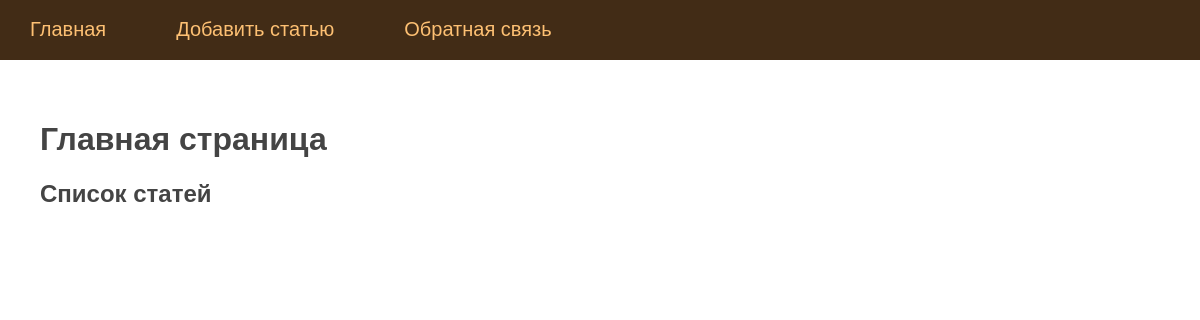
The app's page /, older data.
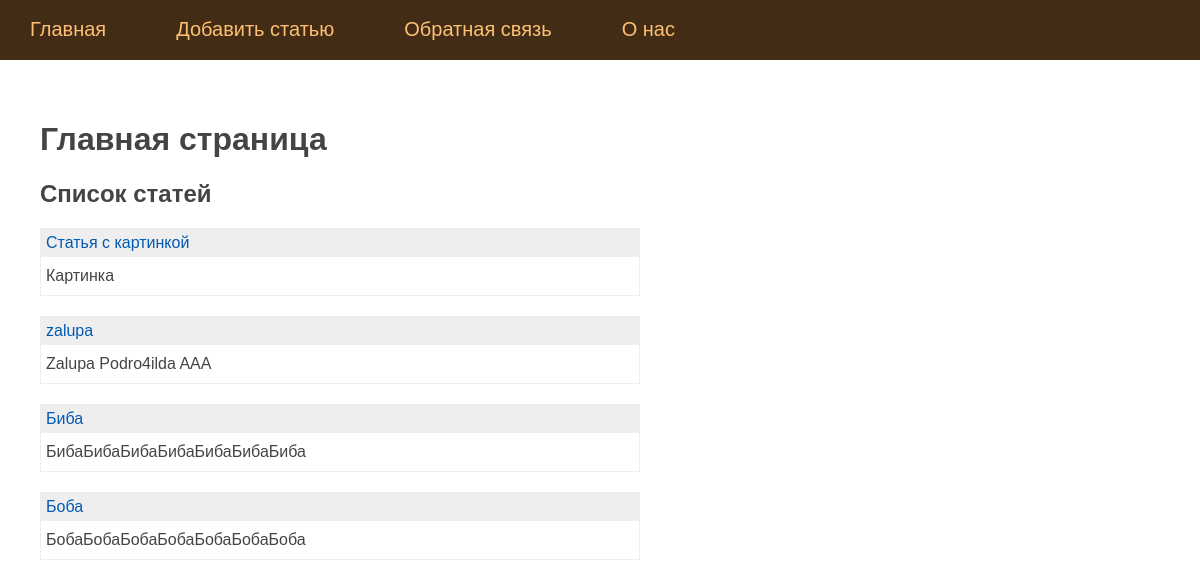
The same page, newer data.
### tables this page shows
CREATE TABLE mainmenu (
    id integer PRIMARY KEY AUTOINCREMENT,
    title text NOT NULL,
    url text NOT NULL
);

CREATE TABLE posts (
    id integer PRIMARY KEY AUTOINCREMENT,
    title text NOT NULL,
    text text NOT NULL,
    url text NOT NULL,
    time integer NOT NULL
);

### app.py (the view)
@app.route('/')
def index():
    db = get_db()
    dbase = FDataBase(db)
    posts = dbase.getPostAnonce()
    return render_template('index.html', title = 'Главная страница', menu = dbase.getMenu(), posts = dbase.getPostAnonce())

### app.py (called while the page is built)
def connect_db():
    conn = sqlite3.connect(app.config['DATABASE'])
    conn.row_factory = sqlite3.Row
    return conn

def get_db():
    if not hasattr(g, 'link_db'):
        g.link_db = connect_db()
    return g.link_db

    def getMenu(self):
        sql = '''SELECT * FROM mainmenu'''
        try:
            self.__cur.execute(sql)
            res = self.__cur.fetchall()
            if res:
                return res
        except:
            print('Ошибка чтения из БД')
        return []

    def getPostAnonce(self):
        try:
            self.__cur.execute(f'SELECT id, title, text, url FROM posts ORDER BY time DESC')
            res = self.__cur.fetchall()
            if res:
                return res
        except sqlite3.Error as e:
            print('Ошибка обращения к БД: ' + str(e))
        return[]

### templates/index.html
{% extends 'base.html' %} {% block content %} {{ super() }}
<p><h2>Список статей</h2></p>
<ul class="list-posts">
    {% for p in posts %}
    <li>
        <p class="title"><a href="{{ url_for('showPost', alias=p.url)}}">{{p.title}}</a></p>
        <p class='annonce'>{{ p.text[:50] | striptags }}</p>
    </li>
    {%endfor%}
</ul>
{% endblock %}

### templates/base.html (shortened to what this page needs)
<!DOCTYPE html>
<html lang="en">
  <head>
    <link
      type="text/css"
      href="{{ url_for('static', filename='css/styles.css')}}"
      rel="stylesheet"
    />
  </head>
  <body>
    {% block content -%} {%- block mainmenu -%}
    <ul class="mainmenu">
      {% for p in menu %}
      <li><a href="{{p.url}}">{{p.title}}</a></li>
      {% endfor %}
    </ul>
    <div class="content">
      {% endblock mainmenu -%} {% block h1 -%} {% if title %}
      <h1>{{title}}</h1>
      {% else %}
      <h1>Про Flask</h1>
      {% endif %}{% endblock %} {% endblock %}
    </div>
  </body>
</html>

### static/css/styles.css (style rules this page uses)
html, body { font-family: 'Yandex Sans Text Regular', 'Arial'; margin: 0; padding: 0; height: 100%; width: 100%; }
ul.list-posts { list-style: none; margin: 0; padding: 0; max-width: 600px; }
ul.list-posts li { margin: 20px 0 0 0; border: 1px solid #eee; }
ul.list-posts .title { margin: 0; padding: 5px; background: #eee; }
ul.list-posts .annonce { margin: 0; padding: 10px 5px 10px 5px; }
body { background-size: cover; color: #444; }
a { color: #0059b2; text-decoration: none; }
ul.mainmenu { list-style: none; margin: 0; padding: 0; height: 60px; color: #fdc073; font-size: 20px; overflow: hidden; background: #422c16; }
ul.mainmenu li { float: left; margin: 18px 40px 0 30px; }
ul.mainmenu li a { color: #fdc073; text-decoration: none; }
.content { padding: 40px 20px 20px 40px; width: 100%; box-sizing: border-box; }

Row changes from the older to the newer data that the page shows:
added mainmenu: title "О нас"
added posts: title "Статья с картинкой", text "Картинка"
added posts: title "zalupa", text "Zalupa Podro4ilda AAA"
added posts: title "Биба", text "БибаБибаБибаБибаБибаБибаБиба"
added posts: title "Боба", text "БобаБобаБобаБобаБобаБобаБоба"
